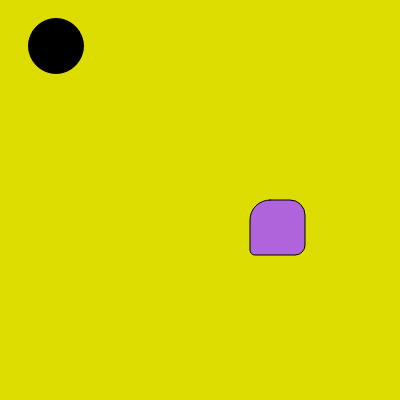
Frame 1 (no input)
Frame 60 (no input): identical to frame 1, image omitted
Frame 120 (the mouse pressed at the canvas centre since frame 60): identical to frame 1, image omitted

The p5.js sketch that drew this single still picture (run headless with seeded random() and noise() and a simulated clock; from frame 60 on, the mouse is pressed at the canvas centre):

// p5.js sketch
// ── sketch.js
function setup() {
  createCanvas(400, 400);
}

function draw() {
  background(220,220,0,600);
  fill( 00,)
  ellipse(56, 46, 55, 55);
   fill(175, 100, 220);
  square(250, 200, 55, 20, 15, 10, 5);
 
}
